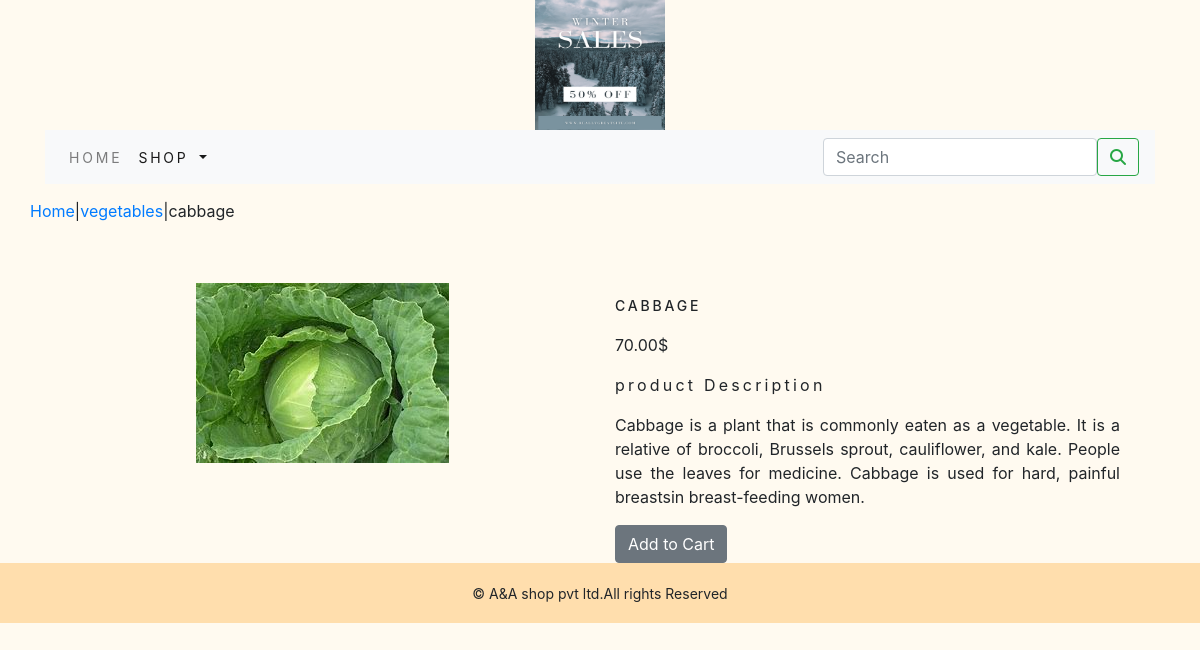
The app's page /shop/vegetables/cabbage/ with its own data.
### shop/models.py (models this page shows, shortened)
class Product(models.Model):
    name = models.CharField(max_length=250, unique=True)
    slug = models.SlugField(max_length=250, unique=True)
    description = models.TextField(blank=True)
    price = models.DecimalField(max_digits=10, decimal_places=2)
    category = models.ForeignKey(category, on_delete=models.CASCADE)
    image = models.ImageField(upload_to='product', blank=True)
    stock = models.IntegerField()
    available = models.BooleanField(default=True)
    created = models.DateTimeField(auto_now_add=True)
    updated = models.DateTimeField(auto_now=True)
    class Meta:
        ordering = ('name',)
        verbose_name = 'product'
        verbose_name_plural = 'products'

class category(models.Model):
    name = models.CharField(max_length=250, unique=True)
    slug = models.SlugField(max_length=250, unique=True)
    description = models.TextField(blank=True)
    image = models.ImageField(upload_to='category', blank=True)
    class Meta:
        ordering = ('name',)
        verbose_name = 'category'
        verbose_name_plural = 'categories'
    def get_url(self):
        return reverse('shop:products_by_category',args=[self.slug])
    def __str__(self):
        return '{}'.format(self.name)

### shop/views.py (the view)
# urls.py: path('<slug:c_slug>/<slug:product_slug>/',views.proDetail,name='proCatdetail'),
def proDetail(request, c_slug, product_slug):
    try:
        product = Product.objects.get(category__slug=c_slug, slug=product_slug)
    except Exception as e:
        raise e
    return render(request, 'product.html', {'product': product})

### cart/context_processors.py (called while the page is built)
def counter(request):
    item_count=0
    if 'admin' in request.path:
        return {}
    else:
        try:
            cart=Cart.objects.filter(cart_id=_cart_id(request))
            car_items=CartItem.objects.all().filter(cart=cart[:1])
            for cart_item in car_items:
                item_count += cart_item.quantity
        except Cart.DoesNotExist:
            item_count=0
    return dict(item_count=item_count)

### cart/views.py (called while the page is built)
def _cart_id(request):
    cart = request.session.session_key
    if not cart:
        cart = request.session.create()
    return cart

### shop/context_processors.py (called while the page is built)
def menu_links(request):
    links = category.objects.all()
    return dict(links=links)

### templates/product.html (shortened to what this page needs)
{% extends 'base.html' %}
{% load static %}
{% block content %}
<div class="row my_prod_row_class"
    <div class="mx_auto">
        <p><a href="{% url 'shop:allProdCat' %}">Home</a>|<a href="{{ product.category.get_url}}">{{product.category}}</a>|{{product.name}}</p>
    </div>
<div class="container">
<br>
 <div class="row">
    <div class="col-12 col-sm-12 col-md-12 col-lg-6 text-center ">
        <div style="min-width:18rem">
            <img src="{{product.image.url}}" alt="{{product.name}}">
        </div>
    </div>
     <div class="col-12 col-sm-12 col-md-12 col-lg-6">
         <div>
         <h1 class="my_prod_title">{{product.name}}</h1>
         <p>{{product.price}}$</p>
         <p class="my_title">product Description </p>
         <p class="text-justify my_prod_text">{{product.description}}</p>
         {% if product.stock <= 0 %}
         <p class="text-justify my_prod_text"><b>Out of stock </b></p>
         {% else %}
         <a class="btn btn-secondary"  href="{% url 'cart:add_cart'  product.id %}">Add to Cart</a>
          {% endif %}
     </div>
 </div>
 </div>
</div>
{% endblock %}

### static/css/custom.css (style rules this page uses)
body { font-family: 'Roboto', sans-serif; background-color:powderblue; }
.my_title { font-size:16px; text_transform:uppercase; letter-spacing:.2em; }
.my_prod_row_class { padding-top:15px; padding-bottom:20px; }
.my_prod_title { font-size:14px; text-transform:uppercase; letter-spacing:.2em; padding-top:15px; padding-bottom:10px; }
.my_prod_text { padding-right :20px; }

### records on screen
Product: category "vegetables", name "cabbage", image (picture), name "CABBAGE", price "70.00", description "Cabbage is a plant that is commonly eaten as a vegetable. It is a relative of broccoli, Brussels sprout, cauliflower, and kale. People use the leaves for medicine. Cabbage is used for hard, painful breastsin breast-feeding women."
